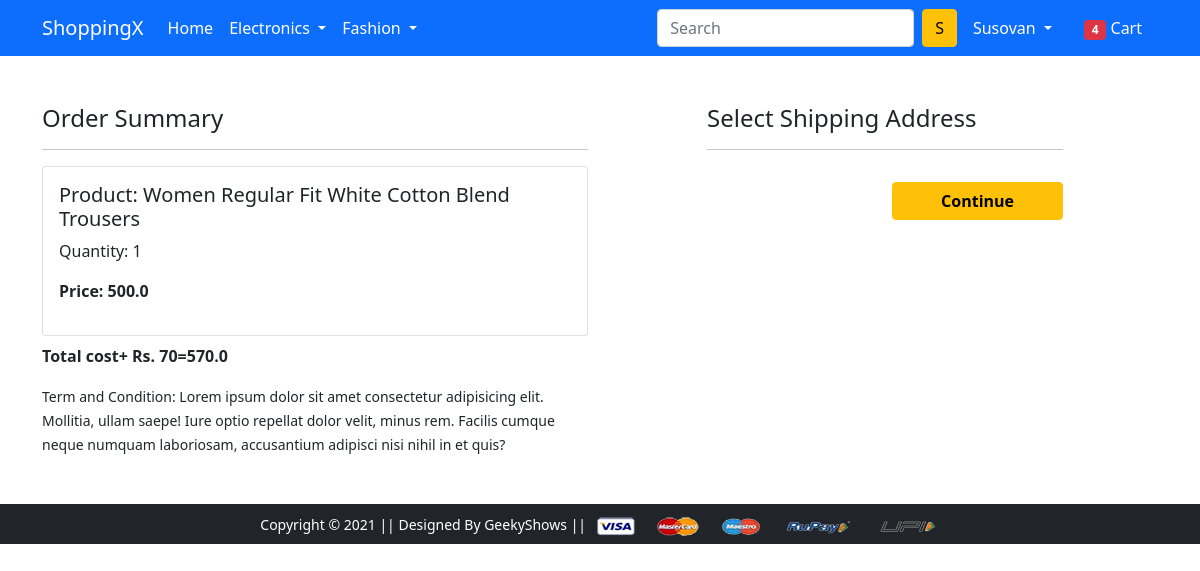
Screenshot of /checkout/ (signed in) with the database file from the repository.
### app/models.py (models this page shows, shortened)
class Cart(models.Model):
    user=models.ForeignKey(User, on_delete=models.CASCADE)
    product=models.ForeignKey(Product, on_delete=models.CASCADE)
    quantity=models.PositiveIntegerField(default=1)
    @property
    def total_csot(self):
        return self.quantity*self.product.discount_price

class Product(models.Model):
    title=models.CharField(max_length=100)
    selling_price=models.FloatField()
    discount_price=models.FloatField()
    description=models.TextField()
    brand=models.CharField(max_length=100)
    catagory=models.CharField(choices=CATEGORY_CHOICE, max_length=2)
    product_image=models.ImageField(upload_to='productimg')

### app/views.py (the view)
# urls.py: path('checkout/', views.checkout, name='checkout'),
def checkout(request):
 user=request.user
 add=Customer.objects.filter(user=user)
 cart_item=Cart.objects.filter(user=user)
 amount=0.0
 shippping_amount=0.0
 total_amount=0.0
 cart_product = [p for p in Cart.objects.all() if p.user == user]
 if cart_product:
    for p in cart_product:
        temp_amount=(p.quantity*p.product.discount_price)
        amount+=temp_amount
        total_amount=amount
 return render(request, 'app/checkout.html', {'add':add, 'totalamount':total_amount+70, 'cart_items':cart_item})

### app/templates/app/checkout.html (shortened to what this page needs)
{% extends 'app/base.html' %}
{% load static %}
{% block main-content %}
<div class="container">
 <div class="row mt-5">
  <div class="col-sm-6">
    <h4>Order Summary</h4>
    <hr>
    {% for item in cart_items %}
      <div class="card mb-2">
        <div class="card-body">
          <h5>Product: {{item.product.title}}</h5>
          <p>Quantity: {{item.quantity}}</p>
          <p class="fw-bold">Price: {{item.total_csot}}</p>
        </div>
      </div>
      {% endfor %}
      <p class="fw-bold">Total cost+ Rs. 70={{totalamount}}</p>
    <small>Term and Condition: Lorem ipsum dolor sit amet consectetur adipisicing elit. Mollitia, ullam saepe! Iure optio repellat dolor velit, minus rem. Facilis cumque neque numquam laboriosam, accusantium adipisci nisi nihil in et quis?</small>
  </div>
  <div class="col-sm-4 offset-sm-1">
    <h4>Select Shipping Address</h4>
    <hr>
    <form action="/paymentdone">
        <div class="text-end">
          <button type="submit" class="btn btn-warning mt-3 px-5 fw-bold">Continue</button>
        </div>
      </form>
    </div>
  </div>
</div>
{% endblock main-content %}

### app/templates/app/base.html (shortened to what this page needs)
<!doctype html>
{% load static %}
<html lang="en">
  <head>
    <link href="https://cdn.jsdelivr.net/npm/bootstrap@5.0.0-beta1/dist/css/bootstrap.min.css" rel="stylesheet">
    <link rel="stylesheet" href="{% static 'app/css/owl.carousel.min.css' %}">
    <link rel="stylesheet" href="{% static 'app/css/all.min.css' %}">
    <link rel="stylesheet" href="{% static 'app/css/style.css' %}">
  </head>
  <body>
    <nav class="navbar navbar-expand-lg navbar-dark bg-primary">
     <div class="container">
       <a class="navbar-brand" href="/">ShoppingX</a>
       <div class="collapse navbar-collapse" id="navbarSupportedContent">
         <ul class="navbar-nav me-auto mb-2 mb-lg-0">
           <li class="nav-item">
             <a class="nav-link active" aria-current="page" href="/">Home</a>
           </li>
           <li class="nav-item dropdown">
             <a class="nav-link dropdown-toggle text-white" href="#" id="electronicsDropdown" role="button" data-bs-toggle="dropdown" aria-expanded="false">
               Electronics
             </a>
           </li>
           <li class="nav-item dropdown">
             <a class="nav-link dropdown-toggle text-white" href="#" id="fashionDropdown" role="button" data-bs-toggle="dropdown" aria-expanded="false">
               Fashion
             </a>
           </li>
         </ul>
         <form class="d-flex">
           <input class="form-control me-2" type="search" placeholder="Search" aria-label="Search">
           <button class="btn btn-warning" type="submit">S</button>
         </form>
         <div>
          <ul class="navbar-nav me-auto mb-2 mb-lg-0">
            {% if request.user.is_authenticated %}
           <li class="nav-item dropdown mx-2">
              <a class="nav-link dropdown-toggle text-white" href="#" id="profileDropdown" role="button" data-bs-toggle="dropdown" aria-expanded="false">
                {{request.user.username|capfirst}}
              </a>
            </li>
            <li class="nav-item mx-2">
             <a href="{% url 'showcart' %}" class="nav-link text-white"><span class="badge bg-danger">4</span> Cart </a>
            </li>
            {% endif %}
          </ul>
         </div>
       </div>
     </div>
    </nav>
    {% block main-content %} {% endblock main-content %}
    <footer class="container-fluid bg-dark text-center p-2 mt-5">
        <small class="text-white">Copyright &copy; 2021 || Designed By GeekyShows || </small>
        <img src="{% static 'app/images/payment.png' %}" alt="" srcset="" class="img-fluid" height="2px">
    </footer>
  </body>
</html>

### rows the page displays
Cart: product "Women Regular Fit White Cotton Blend Trousers", quantity "1", total_csot "500.0"

### other values shown
{{ request.user.username|capfirst }} "Susovan"
{{ totalamount }} "570.0"
